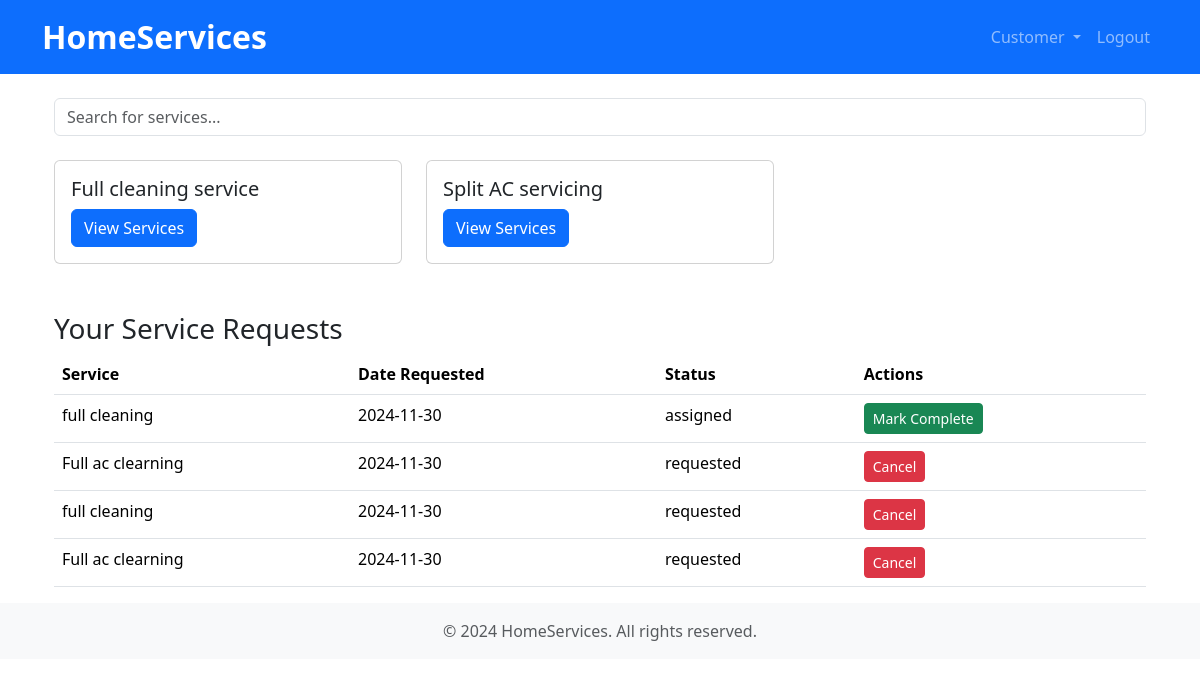
/customer/dashboard (signed in), run on the app's committed database.
### models.py (models this page shows)
class ServiceCategory(db.Model):
    __tablename__ = 'service_category'
    id = db.Column(db.Integer, primary_key=True)
    name = db.Column(db.String(100), nullable=False)
    service_packages = db.relationship('ServicePackage', backref='service_category', lazy=True, cascade="all, delete-orphan")

class ServiceRequest(db.Model):
    __tablename__ = 'service_request'
    id = db.Column(db.Integer, primary_key=True)
    customer_id = db.Column(db.Integer, db.ForeignKey('customer.id'), nullable=False)
    professional_id = db.Column(db.Integer, db.ForeignKey('professional.id'), nullable=True)  # Null until assigned
    service_package_id = db.Column(db.Integer, db.ForeignKey('service_package.id'), nullable=False)
    status = db.Column(db.String(50), nullable=False, default="requested")  # requested, assigned, completed
    date_of_request = db.Column(db.DateTime, nullable=False)
    date_of_completion = db.Column(db.DateTime, nullable=True)
    rating = db.Column(db.Float, nullable=True)
    remarks = db.Column(db.Text, nullable=True)

class ServicePackage(db.Model):
    __tablename__ = 'service_package'
    id = db.Column(db.Integer, primary_key=True)
    name = db.Column(db.String(120), nullable=False)
    price = db.Column(db.Float, nullable=False)
    service_category_id = db.Column(db.Integer, db.ForeignKey('service_category.id'), nullable=False)
    time = db.Column(db.Integer, nullable=False)  # Time in hours
    description = db.Column(db.Text, nullable=False)
    service_requests = db.relationship('ServiceRequest', backref='service_package', lazy=True)

### Folder2/customer_view.py (the view)
@customer_view.route('/dashboard')
def dashboard():
    if 'user_id' not in session:
        return redirect(url_for('auth.login'))
    categories = ServiceCategory.query.all()
    service_requests = ServiceRequest.query.filter_by(customer_id=session['user_id']).all()
    return render_template('dashboard/customer_dashboard.html',
                         categories=categories,
                         service_requests=service_requests)

### templates/dashboard/customer_dashboard.html (shortened to what this page needs)
{% extends "base.html" %}
{% block content %}
<div class="container mt-4">
    <div class="mb-4">
        <input type="text" id="searchInput" class="form-control" placeholder="Search for services...">
    </div>
    <div class="row">
        {% for category in categories %}
        <div class="col-md-4 mb-4">
            <div class="card">
                <div class="card-body">
                    <h5 class="card-title">{{ category.name }}</h5>
                    <a href="{{ url_for('customer_view.view_category_services', category_id=category.id) }}"
                       class="btn btn-primary">
                        View Services
                    </a>
                </div>
            </div>
        </div>
        {% endfor %}
    </div>
    <div class="mt-4">
        <h3>Your Service Requests</h3>
        <table class="table">
            <thead>
                <tr>
                    <th>Service</th>
                    <th>Date Requested</th>
                    <th>Status</th>
                    <th>Actions</th>
                </tr>
            </thead>
            <tbody>
                {% for request in service_requests %}
                <tr>
                    <td>{{ request.service_package.name }}</td>
                    <td>{{ request.date_of_request.strftime('%Y-%m-%d') }}</td>
                    <td>{{ request.status }}</td>
                    <td>
                        {% if request.status == 'requested' %}
                        <form action="{{ url_for('customer_services.cancel_request', request_id=request.id) }}"
                            method="POST" style="display: inline;">
                            <button type="submit" class="btn btn-danger btn-sm">Cancel</button>
                        </form>
                        {% endif %}
                        {% if request.status == 'assigned' %}
                        <a href="{{ url_for('customer_services.complete_request', request_id=request.id) }}"
                            class="btn btn-success btn-sm">Mark Complete</a>
                        {% endif %}
                    </td>
                </tr>
                {% endfor %}
            </tbody>
        </table>
    </div>
</div>
{% endblock %}

### templates/base.html (shortened to what this page needs)
<!DOCTYPE html>
<html lang="en">
<head>
    <link href="https://cdn.jsdelivr.net/npm/bootstrap@5.3.3/dist/css/bootstrap.min.css" rel="stylesheet"
>
    <link rel="stylesheet" href="{{ url_for('static', filename='css/style.css') }}">
</head>
<body>
    {% include 'navbar.html' %}
    <div class="container mt-4">
        {% block content %}
        {% endblock %}
    </div>
    <footer class="footer mt-auto py-3 bg-light">
        <div class="container text-center">
            <span class="text-muted">© 2024 HomeServices. All rights reserved.</span>
        </div>
    </footer>
</body>
</html>

### templates/navbar.html (shortened to what this page needs)
<nav class="navbar navbar-expand-lg navbar-dark bg-primary">
    <div class="container">
        <a class="navbar-brand mx-auto fw-bold" href="#" id="home-services">HomeServices</a>
        <div class="collapse navbar-collapse" id="navbarNav">
            <ul class="navbar-nav ms-auto">
                {% if session.get('user_id') %}
                    {% if session.get('role') == 'admin' %}
                        <li class="nav-item dropdown" id="admin-dropdown">
                            <a class="nav-link dropdown-toggle" href="#" id="navbarDropdown" role="button" aria-expanded="false">
                                Admin
                            </a>
                            <ul class="dropdown-menu" aria-labelledby="navbarDropdown">
                                <li><a class="dropdown-item" href="{{ url_for('admin.dashboard') }}">Admin Dashboard</a></li>
                                <li><a class="dropdown-item" href="{{ url_for('admin.summary') }}">Summary</a></li>
                            </ul>
                        </li>
                    {% elif session.get('role') == 'customer' %}
                        <li class="nav-item dropdown" id="customer-dropdown">
                            <a class="nav-link dropdown-toggle" href="#" id="navbarDropdown" role="button" aria-expanded="false">
                                Customer
                            </a>
                        </li>
                    {% endif %}
                    <li class="nav-item">
                        <a class="nav-link" href="{{ url_for('auth.logout') }}">Logout</a>
                    </li>
                {% endif %}
            </ul>
        </div>
    </div>
</nav>

### static/css/style.css (style rules this page uses)
#home-services { font-size: 2rem; color: white; text-align: center; transition: color 0.3s ease, transform 0.3s ease; }

### data on the page
ServiceCategory: name "Full cleaning service"
ServiceCategory: name "Split AC servicing"
ServiceRequest: service_package.name "full cleaning", date_of_request "2024-11-30", status "assigned"
ServiceRequest: service_package.name "Full ac clearning", date_of_request "2024-11-30", status "requested"
ServiceRequest: service_package.name "full cleaning", date_of_request "2024-11-30", status "requested"
ServiceRequest: service_package.name "Full ac clearning", date_of_request "2024-11-30", status "requested"
